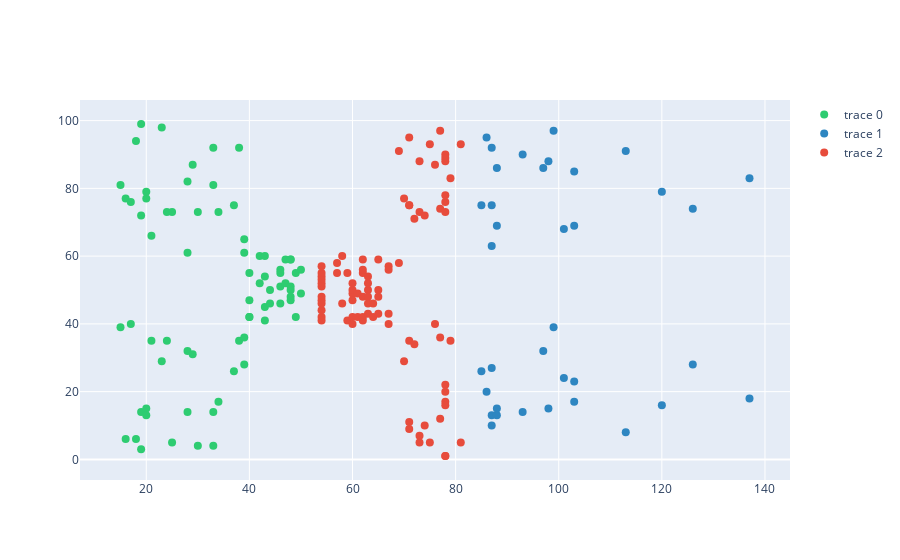

Notebook cell for this chart:
### Code cell
# now plot for each cluster
df1 = dataset[dataset.Cluster == 0]
df2 = dataset[dataset.Cluster == 1]
df3 = dataset[dataset.Cluster == 2]

fig = go.Figure()

fig.add_trace(go.Scatter(x = df1['Annual Income (k$)'], y = df1['Spending Score (1-100)'], mode = 'markers', marker = dict(size = 8, color = '#2ecc71', symbol = 'circle')))
fig.add_trace(go.Scatter(x = df2['Annual Income (k$)'], y = df2['Spending Score (1-100)'], mode = 'markers', marker = dict(size = 8, color = '#2e86c1', symbol = 'circle')))
fig.add_trace(go.Scatter(x = df3['Annual Income (k$)'], y = df3['Spending Score (1-100)'], mode = 'markers', marker = dict(size = 8, color = '#e74c3c', symbol = 'circle')))

fig.show()

### Figure 1 — Plotly figure (JSON) as saved in the notebook; plotly's stock layout.template omitted (floating-point values rounded to 4 significant figures)
{"data": [{"marker": {"color": "#2ecc71", "size": 8, "symbol": "circle"}, "mode": "markers", "type": "scatter", "x": [15, 15, 16, 16, 17, 17, 18, 18, 19, 19, 19, 19, 20, 20, 20, 20, 21, 21, 23, 23, 24, 24, 25, 25, 28, 28, 28, 28, 29, 29, 30, 30, 33, 33, 33, 33, 34, 34, 37, 37, 38, 38, 39, 39, 39, 39, 40, 40, 40, 40, 42, 42, 43, 43, 43, 43, 44, 44, 46, 46, 46, 46, 47, 47, 48, 48, 48, 48, 48, 48, 49, 49, 50, 50], "y": [39, 81, 6, 77, 40, 76, 6, 94, 3, 72, 14, 99, 15, 77, 13, 79, 35, 66, 29, 98, 35, 73, 5, 73, 14, 82, 32, 61, 31, 87, 4, 73, 4, 92, 14, 81, 17, 73, 26, 75, 35, 92, 36, 61, 28, 65, 55, 47, 42, 42, 52, 60, 54, 60, 45, 41, 50, 46, 51, 46, 56, 55, 52, 59, 51, 59, 50, 48, 59, 47, 55, 42, 49, 56]}, {"marker": {"color": "#2e86c1", "size": 8, "symbol": "circle"}, "mode": "markers", "type": "scatter", "x": [85, 85, 86, 86, 87, 87, 87, 87, 87, 87, 88, 88, 88, 88, 93, 93, 97, 97, 98, 98, 99, 99, 101, 101, 103, 103, 103, 103, 113, 113, 120, 120, 126, 126, 137, 137], "y": [26, 75, 20, 95, 27, 63, 13, 75, 10, 92, 13, 86, 15, 69, 14, 90, 32, 86, 15, 88, 39, 97, 24, 68, 17, 85, 23, 69, 8, 91, 16, 79, 28, 74, 18, 83]}, {"marker": {"color": "#e74c3c", "size": 8, "symbol": "circle"}, "mode": "markers", "type": "scatter", "x": [54, 54, 54, 54, 54, 54, 54, 54, 54, 54, 54, 54, 57, 57, 58, 58, 59, 59, 60, 60, 60, 60, 60, 60, 61, 61, 62, 62, 62, 62, 62, 62, 63, 63, 63, 63, 63, 63, 64, 64, 65, 65, 65, 65, 67, 67, 67, 67, 69, 69, 70, 70, 71, 71, 71, 71, 71, 71, 72, 72, 73, 73, 73, 73, 74, 74, 75, 75, 76, 76, 77, 77, 77, 77, 78, 78, 78, 78, 78, 78, 78, 78, 78, 78, 78, 78, 79, 79, 81, 81], "y": [47, 54, 53, 48, 52, 42, 51, 55, 41, 44, 57, 46, 58, 55, 60, 46, 55, 41, 49, 40, 42, 52, 47, 50, 42, 49, 41, 48, 59, 55, 56, 42, 50, 46, 43, 48, 52, 54, 42, 46, 48, 50, 43, 59, 43, 57, 56, 40, 58, 91, 29, 77, 35, 95, 11, 75, 9, 75, 34, 71, 5, 88, 7, 73, 10, 72, 5, 93, 40, 87, 12, 97, 36, 74, 22, 90, 17, 88, 20, 76, 16, 89, 1, 78, 1, 73, 35, 83, 5, 93]}], "layout": {"autosize": true, "xaxis": {"autorange": true, "range": [7.393, 144.6], "type": "linear"}, "yaxis": {"autorange": true, "range": [-8.026, 108.0], "type": "linear"}}}
